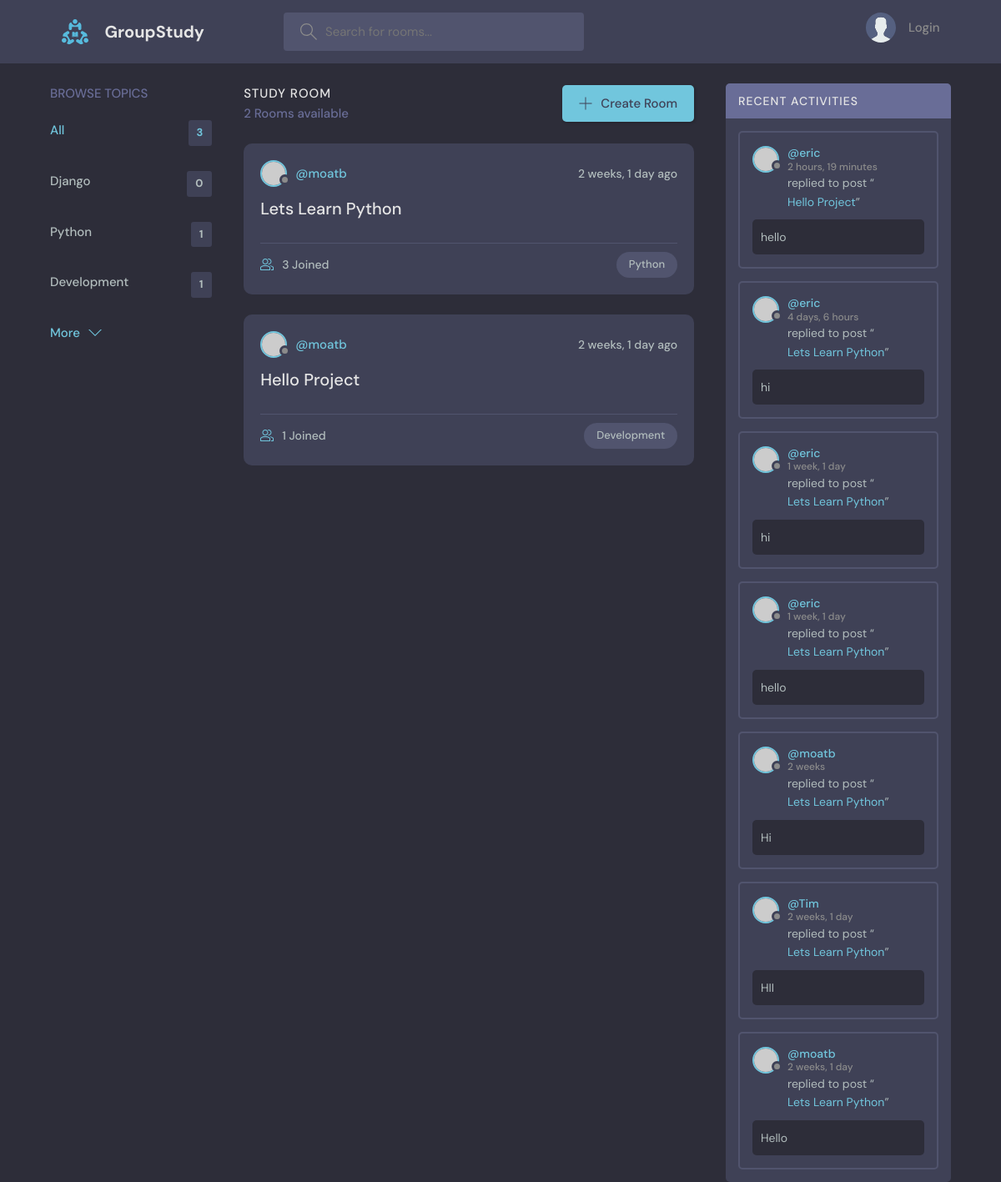
The app's page /, older data.
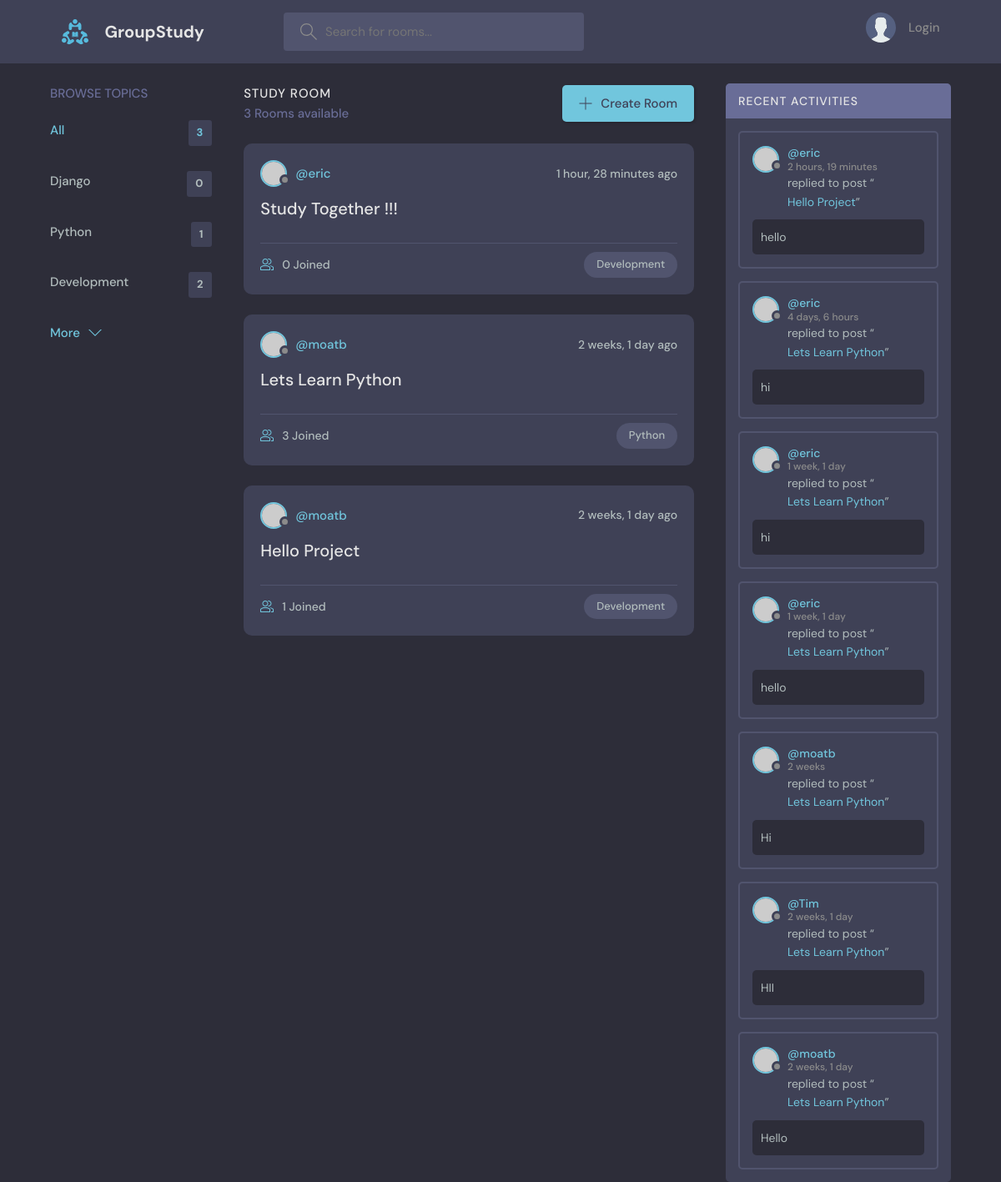
The same page, newer data.
### base/models.py (models this page shows, shortened)
class Topic(models.Model):
    name = models.CharField(max_length=200)

class Room(models.Model):
    host = models.ForeignKey(User, on_delete=models.SET_NULL, null=True)
    topic = models.ForeignKey(Topic, on_delete=models.SET_NULL, null=True)
    name = models.CharField(max_length= 200)
    description = models.TextField(null=True, blank=True)
    participants = models.ManyToManyField(User, related_name='participants', blank=True)
    updated = models.DateTimeField(auto_now=True)
    created = models.DateTimeField(auto_now_add=True)
    class Meta:
        ordering = ['-updated', '-created']
    def __str__(self):
        return self.name

class Message(models.Model):
    user = models.ForeignKey(User, on_delete=models.CASCADE)
    room = models.ForeignKey(Room, on_delete=models.CASCADE)
    body = models.TextField()
    updated = models.DateTimeField(auto_now=True)
    created = models.DateTimeField(auto_now_add=True)
    class Meta:
        ordering = ['-updated', '-created']

### base/views.py (the view)
# urls.py: 2. Add a URL to urlpatterns:  path('', views.home, name='home')
def home(request):
    q = request.GET.get('q') if request.GET.get('q') != None else ''
    rooms = Room.objects.filter(
        Q(topic__name__icontains=q) |
        Q(name__icontains=q) |
        Q(description__icontains=q)
        )
    topics = Topic.objects.all()
    room_count = rooms.count()
    room_messages = Message.objects.filter(Q(room__topic__name__icontains=q))
    context = {"rooms": rooms, 'topics': topics, 'room_count': room_count,
            'room_messages':room_messages}
    return render(request, "base/home.html", context)

### base/templates/base/home.html (shortened to what this page needs)
{% extends 'main.html' %}
{% block content %}
    <main class="layout layout--3">
      <div class="container">
        {% include 'base/topic_comp.html' %}
        <div class="roomList">
          <div class="roomList__header">
            <div>
              <h2>Study Room</h2>
              <p>{{room_count}} Rooms available</p>
            </div>
            <a class="btn btn--main" href="create-room.html">
              <svg version="1.1" xmlns="http://www.w3.org/2000/svg" width="32" height="32" viewBox="0 0 32 32">
                <title>add</title>
                <path
                  d="M16.943 0.943h-1.885v14.115h-14.115v1.885h14.115v14.115h1.885v-14.115h14.115v-1.885h-14.115v-14.115z"
                ></path>
              </svg>
              Create Room
            </a>
          </div>
        {% include 'base/feed_comp.html' %}
        </div>
        {% include 'base/activity_comp.html' %}
      </div>
    </main>
  {% endblock %}

### base/templates/base/topic_comp.html
<div class="topics">
    <div class="topics__header">
      <h2>Browse Topics</h2>
    </div>
    <ul class="topics__list">
      <li>
        <a href="{% url 'home' %}" class="active">All <span>{{topics.count}}</span></a>
      </li>
      {% for topic in topics %}
      <li>
        <a href="{%url 'home'%}?q={{topic.name}}">{{topic.name}} <span>{{topic.room_set.all.count}}</span></a>
      </li>
      {%endfor%}
    </ul>
    <a class="btn btn--link" href="topics.html">
      More
      <svg version="1.1" xmlns="http://www.w3.org/2000/svg" width="32" height="32" viewBox="0 0 32 32">
        <title>chevron-down</title>
        <path d="M16 21l-13-13h-3l16 16 16-16h-3l-13 13z"></path>
      </svg>
    </a>
  </div>

### base/templates/base/feed_comp.html (shortened to what this page needs)
{% for room in rooms %}
<div class="roomListRoom">
    <div class="roomListRoom__header">
      <a href="{% url 'user-profile' room.host.id %}" class="roomListRoom__author">
        <div class="avatar avatar--small">
          <img src="https://randomuser.me/api/portraits/women/11.jpg" />
        </div>
        <span>@{{room.host.username}}</span>
      </a>
      <div class="roomListRoom__actions">
        <span>{{room.created|timesince}} ago</span>
      </div>
    </div>
    <div class="roomListRoom__content">
      <a href="{% url 'room' room.id %}">{{room.name}}</a>
    </div>
    <div class="roomListRoom__meta">
      <a href="{% url 'room' room.id %}" class="roomListRoom__joined">
        {{room.participants.all.count}} Joined
      </a>
      <p class="roomListRoom__topic">{{room.topic.name}}</p>
    </div>
  </div>
  {% endfor %}

### base/templates/base/activity_comp.html (shortened to what this page needs)
<div class="activities">
    <div class="activities__header">
      <h2>Recent Activities</h2>
    </div>
    {% for message in room_messages%}
    <div class="activities__box">
      <div class="activities__boxHeader roomListRoom__header">
        <a href="{% url 'user-profile' message.user.id %}" class="roomListRoom__author">
          <div class="avatar avatar--small">
            <img src="https://randomuser.me/api/portraits/women/11.jpg" />
          </div>
          <p>
            @{{message.user}}
            <span>{{message.created|timesince}}</span>
          </p>
        </a>
      </div>
      <div class="activities__boxContent">
        <p>replied to post “<a href="{% url 'room' message.room.id %}">{{message.room}}</a>”</p>
        <div class="activities__boxRoomContent">
            {{message.body}}
        </div>
      </div>
    </div>
    {%endfor%}
  </div>

Row changes from the older to the newer data that the page shows:
computed for Topic "Development": room_set.all.count "1" → "2"
added Room: host.username "eric", created "1 hour, 28 minutes", name "Study Together !!!", participants.all.count "0", topic.name "Development"
Text that changed along with them:
{{ room_count }}: "2" → "3"
